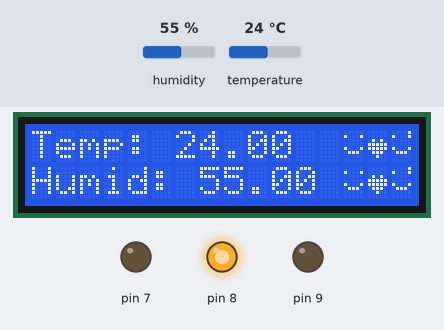
A sketch run on a simulated Arduino Uno, built with avr-gcc and run on an emulated ATmega328P. Parts: 16×2 character LCD, output pins drawn as LEDs (lit = HIGH). Inputs (shaded band) come from the test bench; at power-on: temperature 24 °C, humidity 55 %. What the sketch prints to the serial monitor is not drawn.

Above: at 3.8 s.
3.9 s: temperature set to 20 °C
At 5.2 s:
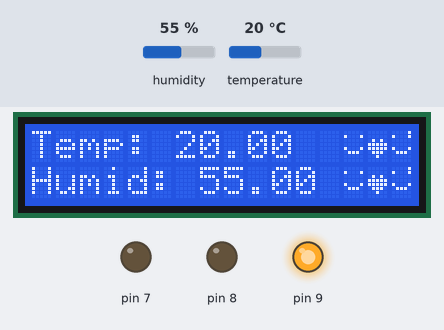
6.2 s: temperature set to 28 °C
At 8.0 s:
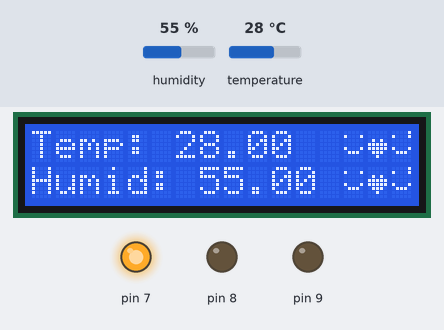
8.3 s: humidity set to 22 %
At 9.6 s:
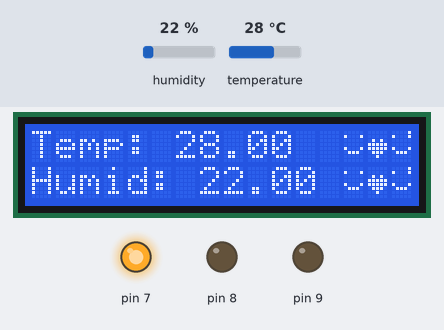
10.3 s: humidity set to 40 %
At 11.2 s:
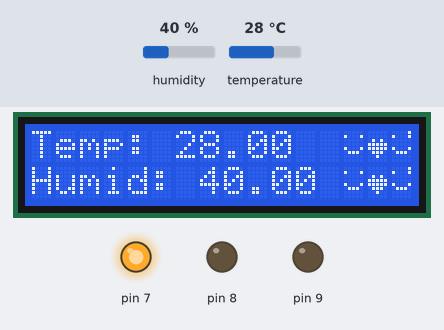
Timing chart, 0 to 13.3 s (numbered marks = the images above; inputs shaded):
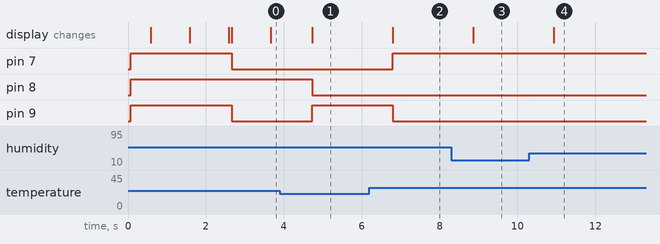

The sketch:

tempSENSEandLCD.ino
```cpp
#include<LiquidCrystal.h>
#include<DHT11.h>
int pin=10;         //the middle pin of DHT11
DHT11 dht11(pin);
LiquidCrystal lcd(12,11,5,4,3,2);
byte smiley[8] = {    //This is a smiey character
  B00000,
  B10001,
  B00000,
  B00000,
  B10001,
  B01110,
  B00000,
};
byte wink[8] = {    //This is a wink smiley
  B00001,
  B10001,
  B00000,
  B00000,
  B10001,
  B01110,
  B00000,
};
byte heart[8]={     //This is heart emoticon
  B00000,
  B00000,
  B01010,
  B11111,
  B11111,
  B01110,
  B00100,
};
void setup(){
    lcd.begin(16,2);
    lcd.createChar(0, smiley);
    lcd.createChar(1, heart);
    lcd.createChar(2, wink);
    lcd.clear();
    lcd.setCursor(0,0);
    lcd.print("Hello World!!");
    lcd.setCursor(0,2);
    lcd.print("I am Arduino");
    Serial.begin(9600);
    pinMode(9 ,OUTPUT);
    pinMode(8 ,OUTPUT);
    pinMode(7 ,OUTPUT);
    digitalWrite(9, HIGH);
    digitalWrite(8, HIGH);
    digitalWrite(7, HIGH);
    delay(10);
    delay(500);
    lcd.write(byte(0));
    delay(1000);
    lcd.write(byte(1));
    delay(1000);
    lcd.write(byte(2));
    delay(50);
}
void loop(){
    int err;
     float temp,humi;
     lcd.clear();
     if((err=dht11.read(humi,temp)==0))
     {
        Serial.print("Temperature: ");
        Serial.print(temp);
        Serial.write("\t");
        Serial.print("Humidity: ");
        Serial.print(humi);
        Serial.println();
        lcd.clear();
        lcd.print("Temp: ");
        lcd.print(temp);
        lcd.write("  ");
        lcd.write(byte(0));
        lcd.write(byte(1));
        lcd.write(byte(2));
        lcd.setCursor(0,2);
        lcd.print("Humid: ");
        lcd.print(humi);
        lcd.write(" ");
        lcd.write(byte(0));
        lcd.write(byte(1));
        lcd.write(byte(2));
        {
            if (temp<22){   //cold set to below 22 degree C so blue glows
                digitalWrite(9, HIGH);
                digitalWrite(8, LOW);
                digitalWrite(7, LOW);
                }
            else if (temp >= 28) { //hot set to above and 28 degree C so red glows
                digitalWrite(9, LOW);
                digitalWrite(8, LOW);
                digitalWrite(7, HIGH);
                }
            else { //when temp is between 22 and 28 so green glows
                digitalWrite(9, LOW);
                digitalWrite(8, HIGH);
                digitalWrite(7, LOW);
                }
        }
     }
     else
     {
        Serial.println();
        Serial.print("Error No :");
        Serial.print(err);
        Serial.println();
    }
    delay(DHT11_RETRY_DELAY); //delay for reread
    lcd.blink();
}
```

Measured:
- the behaviour switches between 22 and 21 °C on temperature (found by bisection; images 0 and 1)
- after the input at 3.9 s, pin 8: HIGH → LOW after 0.83 s; pin 9: LOW → HIGH after 0.83 s; the display: changes after 0.83 s (image 1)
- after the input at 6.2 s, pin 7: LOW → HIGH after 0.60 s; pin 9: HIGH → LOW after 0.60 s; the display: changes after 0.60 s (image 2)
- after the input at 8.3 s, the display: changes after 0.57 s (image 3)
- after the input at 10.3 s, the display: changes after 0.64 s (image 4)
